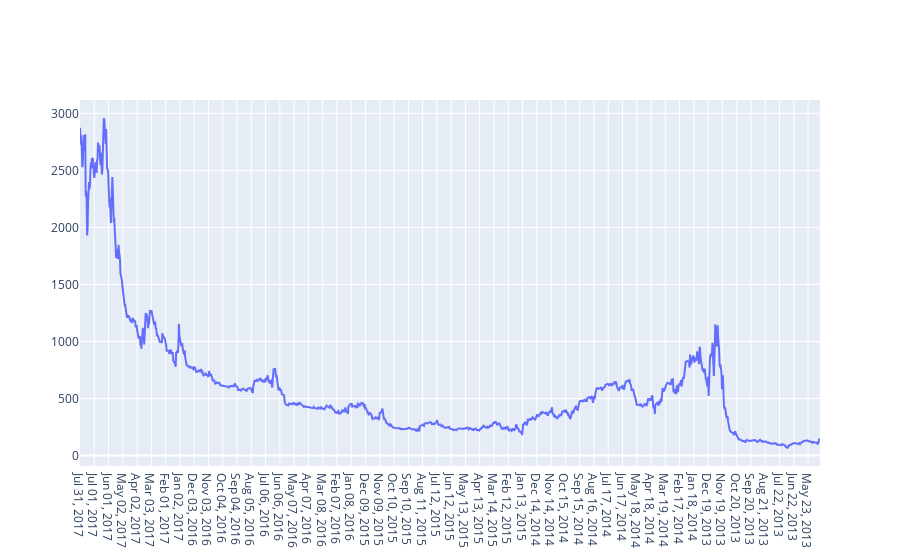

The notebook cell this image was saved under:
### Code cell
btc_trace = go.Scatter(x=df_data.index, y=df_data['Close'], name='Close')
py.iplot([btc_trace])

### Figure 1 — Plotly figure (JSON) as saved in the notebook; plotly's stock layout.template omitted (floating-point values rounded to 4 significant figures; data arrays with more than 128 entries replaced by an {"elided": "..."} marker saying what was removed)
{"data": [{"name": "Close", "type": "scatter", "x": {"elided": "1556 str values"}, "y": {"elided": "1556 float values"}}], "layout": {}}
